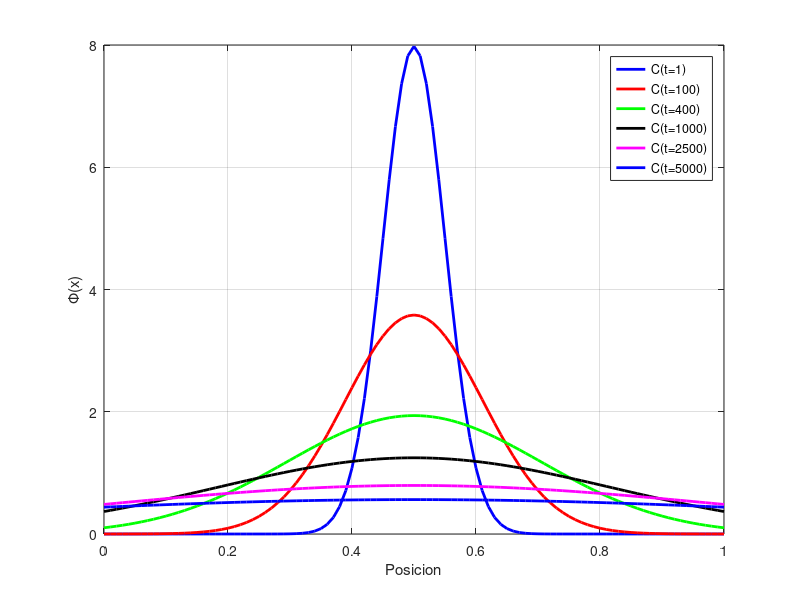
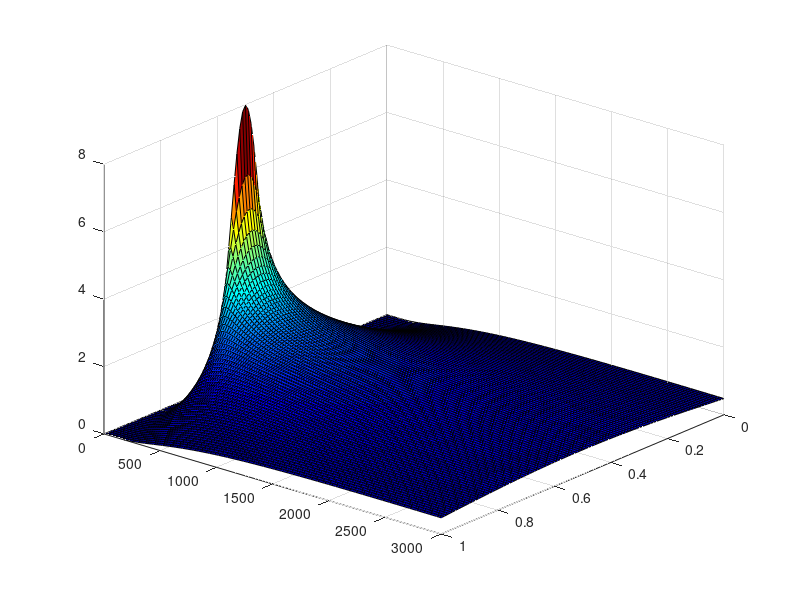

MATLAB code for these plots, in order:
clear all; close all;
D = 0.00005; nu = 0.5; sigma = 0.05;
nx = 101; dx = 1/(nx-1); x = 0:dx:1;
nt = 5000; dt = 1.0; t(1) = 0;
for i = 1:nt
  t(i+1) = t(i) + dt;
end
[X,T] = meshgrid(x,t);
phi =exp((-(X-nu).^2)./(4*D.*T + 2*sigma^2))./sqrt(pi*(4*D.*T + 2*sigma^2));
figure(1); clf;
plot(x,phi(1,:),'-b','linewidth',2,...
     x,phi(100,:),'-r','linewidth',2,...
     x,phi(400,:),'-g','linewidth',2,...
     x,phi(1000,:),'-k','linewidth',2,...
     x,phi(2500,:),'-m','linewidth',2,...
     x,phi(5000,:),'-b','linewidth',2); grid on;
legend('C(t=1)','C(t=100)','C(t=400)','C(t=1000)','C(t=2500)','C(t=5000)');
ylabel('\Phi(x)'); xlabel('Posicion')
figure(2); clf;
phir = phi(1:20:3001,:); Xr = X(1:20:3001,:); Tr = T(1:20:3001,:); 
surf(Xr,Tr,phir); view(130,30); colormap(jet);